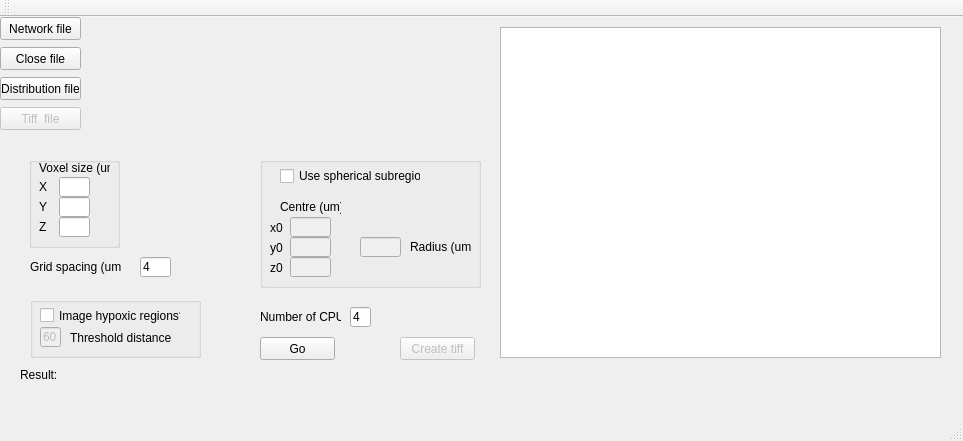
<?xml version="1.0" encoding="UTF-8"?>
<ui version="4.0">
 <class>MainWindow</class>
 <widget class="QMainWindow" name="MainWindow">
  <property name="geometry">
   <rect>
    <x>0</x>
    <y>0</y>
    <width>963</width>
    <height>441</height>
   </rect>
  </property>
  <property name="windowTitle">
   <string>Create vessel distance distribution</string>
  </property>
  <widget class="QWidget" name="centralWidget">
   <widget class="QPushButton" name="pushButtonInFile">
    <property name="geometry">
     <rect>
      <x>0</x>
      <y>0</y>
      <width>81</width>
      <height>23</height>
     </rect>
    </property>
    <property name="text">
     <string>Network file</string>
    </property>
   </widget>
   <widget class="QLabel" name="labelInFile">
    <property name="geometry">
     <rect>
      <x>90</x>
      <y>0</y>
      <width>391</width>
      <height>21</height>
     </rect>
    </property>
    <property name="text">
     <string/>
    </property>
   </widget>
   <widget class="QPushButton" name="pushButtonZoom">
    <property name="geometry">
     <rect>
      <x>260</x>
      <y>320</y>
      <width>75</width>
      <height>23</height>
     </rect>
    </property>
    <property name="text">
     <string>Go</string>
    </property>
   </widget>
   <widget class="QLabel" name="label">
    <property name="geometry">
     <rect>
      <x>20</x>
      <y>350</y>
      <width>41</width>
      <height>16</height>
     </rect>
    </property>
    <property name="text">
     <string>Result:</string>
    </property>
   </widget>
   <widget class="QLabel" name="labelResult">
    <property name="geometry">
     <rect>
      <x>60</x>
      <y>350</y>
      <width>711</width>
      <height>16</height>
     </rect>
    </property>
    <property name="text">
     <string/>
    </property>
   </widget>
   <widget class="QTextEdit" name="textEdit">
    <property name="geometry">
     <rect>
      <x>500</x>
      <y>10</y>
      <width>441</width>
      <height>331</height>
     </rect>
    </property>
   </widget>
   <widget class="QPushButton" name="pushButtonOutFile">
    <property name="geometry">
     <rect>
      <x>0</x>
      <y>60</y>
      <width>81</width>
      <height>23</height>
     </rect>
    </property>
    <property name="text">
     <string>Distribution file</string>
    </property>
   </widget>
   <widget class="QLabel" name="labelOutFile">
    <property name="geometry">
     <rect>
      <x>90</x>
      <y>60</y>
      <width>391</width>
      <height>21</height>
     </rect>
    </property>
    <property name="text">
     <string/>
    </property>
   </widget>
   <widget class="QLineEdit" name="lineEdit_ncpu">
    <property name="geometry">
     <rect>
      <x>350</x>
      <y>290</y>
      <width>21</width>
      <height>20</height>
     </rect>
    </property>
    <property name="text">
     <string>4</string>
    </property>
   </widget>
   <widget class="QLabel" name="label_ncpu">
    <property name="geometry">
     <rect>
      <x>260</x>
      <y>290</y>
      <width>81</width>
      <height>20</height>
     </rect>
    </property>
    <property name="text">
     <string>Number of CPUs</string>
    </property>
   </widget>
   <widget class="QGroupBox" name="groupBox_sphere">
    <property name="geometry">
     <rect>
      <x>260</x>
      <y>140</y>
      <width>221</width>
      <height>131</height>
     </rect>
    </property>
    <property name="title">
     <string/>
    </property>
    <widget class="QLabel" name="labelRadius">
     <property name="geometry">
      <rect>
       <x>150</x>
       <y>80</y>
       <width>61</width>
       <height>20</height>
      </rect>
     </property>
     <property name="text">
      <string>Radius (um)</string>
     </property>
    </widget>
    <widget class="QLabel" name="labelCentre">
     <property name="geometry">
      <rect>
       <x>20</x>
       <y>40</y>
       <width>61</width>
       <height>20</height>
      </rect>
     </property>
     <property name="text">
      <string>Centre (um)</string>
     </property>
    </widget>
    <widget class="QLineEdit" name="lineEditX0">
     <property name="enabled">
      <bool>false</bool>
     </property>
     <property name="geometry">
      <rect>
       <x>30</x>
       <y>60</y>
       <width>41</width>
       <height>20</height>
      </rect>
     </property>
    </widget>
    <widget class="QLineEdit" name="lineEditZ0">
     <property name="enabled">
      <bool>false</bool>
     </property>
     <property name="geometry">
      <rect>
       <x>30</x>
       <y>100</y>
       <width>41</width>
       <height>20</height>
      </rect>
     </property>
    </widget>
    <widget class="QCheckBox" name="checkBoxSphere">
     <property name="geometry">
      <rect>
       <x>20</x>
       <y>10</y>
       <width>141</width>
       <height>18</height>
      </rect>
     </property>
     <property name="text">
      <string>Use spherical subregion?</string>
     </property>
    </widget>
    <widget class="QLineEdit" name="lineEditY0">
     <property name="enabled">
      <bool>false</bool>
     </property>
     <property name="geometry">
      <rect>
       <x>30</x>
       <y>80</y>
       <width>41</width>
       <height>20</height>
      </rect>
     </property>
    </widget>
    <widget class="QLineEdit" name="lineEditRadius">
     <property name="enabled">
      <bool>false</bool>
     </property>
     <property name="geometry">
      <rect>
       <x>100</x>
       <y>80</y>
       <width>41</width>
       <height>20</height>
      </rect>
     </property>
    </widget>
    <widget class="QLabel" name="labelZ0">
     <property name="geometry">
      <rect>
       <x>10</x>
       <y>100</y>
       <width>21</width>
       <height>21</height>
      </rect>
     </property>
     <property name="text">
      <string>z0</string>
     </property>
    </widget>
    <widget class="QLabel" name="labelX0">
     <property name="geometry">
      <rect>
       <x>10</x>
       <y>60</y>
       <width>21</width>
       <height>21</height>
      </rect>
     </property>
     <property name="text">
      <string>x0</string>
     </property>
    </widget>
    <widget class="QLabel" name="labelY0">
     <property name="geometry">
      <rect>
       <x>10</x>
       <y>80</y>
       <width>21</width>
       <height>21</height>
      </rect>
     </property>
     <property name="text">
      <string>y0</string>
     </property>
    </widget>
   </widget>
   <widget class="QGroupBox" name="groupBoxImage">
    <property name="geometry">
     <rect>
      <x>30</x>
      <y>280</y>
      <width>171</width>
      <height>61</height>
     </rect>
    </property>
    <property name="title">
     <string/>
    </property>
    <widget class="QLabel" name="label_threshold">
     <property name="geometry">
      <rect>
       <x>40</x>
       <y>30</y>
       <width>101</width>
       <height>21</height>
      </rect>
     </property>
     <property name="text">
      <string>Threshold distance</string>
     </property>
    </widget>
    <widget class="QLineEdit" name="lineEditThreshold">
     <property name="enabled">
      <bool>false</bool>
     </property>
     <property name="geometry">
      <rect>
       <x>10</x>
       <y>30</y>
       <width>21</width>
       <height>20</height>
      </rect>
     </property>
     <property name="text">
      <string>60</string>
     </property>
    </widget>
    <widget class="QCheckBox" name="checkBoxImage">
     <property name="geometry">
      <rect>
       <x>10</x>
       <y>10</y>
       <width>141</width>
       <height>17</height>
      </rect>
     </property>
     <property name="text">
      <string>Image hypoxic regions?</string>
     </property>
    </widget>
   </widget>
   <widget class="QPushButton" name="pushButtonTiffFile">
    <property name="enabled">
     <bool>false</bool>
    </property>
    <property name="geometry">
     <rect>
      <x>0</x>
      <y>90</y>
      <width>81</width>
      <height>23</height>
     </rect>
    </property>
    <property name="text">
     <string>Tiff  file</string>
    </property>
   </widget>
   <widget class="QLabel" name="labelTiffFile">
    <property name="geometry">
     <rect>
      <x>90</x>
      <y>90</y>
      <width>391</width>
      <height>21</height>
     </rect>
    </property>
    <property name="text">
     <string/>
    </property>
   </widget>
   <widget class="QLabel" name="labelResultImage">
    <property name="geometry">
     <rect>
      <x>60</x>
      <y>370</y>
      <width>711</width>
      <height>16</height>
     </rect>
    </property>
    <property name="text">
     <string/>
    </property>
   </widget>
   <widget class="QPushButton" name="pushButtonCloseFile">
    <property name="geometry">
     <rect>
      <x>0</x>
      <y>30</y>
      <width>81</width>
      <height>23</height>
     </rect>
    </property>
    <property name="text">
     <string>Close file</string>
    </property>
   </widget>
   <widget class="QLabel" name="labelCloseFile">
    <property name="geometry">
     <rect>
      <x>90</x>
      <y>30</y>
      <width>391</width>
      <height>21</height>
     </rect>
    </property>
    <property name="text">
     <string/>
    </property>
   </widget>
   <widget class="QLineEdit" name="lineEditGrid_dx">
    <property name="geometry">
     <rect>
      <x>140</x>
      <y>240</y>
      <width>31</width>
      <height>20</height>
     </rect>
    </property>
    <property name="text">
     <string>4</string>
    </property>
   </widget>
   <widget class="QLabel" name="labelGrid_dx">
    <property name="geometry">
     <rect>
      <x>30</x>
      <y>240</y>
      <width>91</width>
      <height>20</height>
     </rect>
    </property>
    <property name="text">
     <string>Grid spacing (um)</string>
    </property>
   </widget>
   <widget class="QGroupBox" name="groupBoxVoxel">
    <property name="geometry">
     <rect>
      <x>29</x>
      <y>140</y>
      <width>91</width>
      <height>91</height>
     </rect>
    </property>
    <property name="title">
     <string/>
    </property>
    <widget class="QLabel" name="label_voxel">
     <property name="geometry">
      <rect>
       <x>10</x>
       <y>0</y>
       <width>71</width>
       <height>21</height>
      </rect>
     </property>
     <property name="text">
      <string>Voxel size (um)</string>
     </property>
    </widget>
    <widget class="QLabel" name="label_X">
     <property name="geometry">
      <rect>
       <x>10</x>
       <y>20</y>
       <width>16</width>
       <height>20</height>
      </rect>
     </property>
     <property name="text">
      <string>X</string>
     </property>
    </widget>
    <widget class="QLineEdit" name="lineEditVx">
     <property name="geometry">
      <rect>
       <x>30</x>
       <y>20</y>
       <width>31</width>
       <height>20</height>
      </rect>
     </property>
    </widget>
    <widget class="QLineEdit" name="lineEditVy">
     <property name="geometry">
      <rect>
       <x>30</x>
       <y>40</y>
       <width>31</width>
       <height>20</height>
      </rect>
     </property>
    </widget>
    <widget class="QLabel" name="label_Y">
     <property name="geometry">
      <rect>
       <x>10</x>
       <y>40</y>
       <width>16</width>
       <height>20</height>
      </rect>
     </property>
     <property name="text">
      <string>Y</string>
     </property>
    </widget>
    <widget class="QLabel" name="label_Z">
     <property name="geometry">
      <rect>
       <x>10</x>
       <y>60</y>
       <width>16</width>
       <height>20</height>
      </rect>
     </property>
     <property name="text">
      <string>Z</string>
     </property>
    </widget>
    <widget class="QLineEdit" name="lineEditVz">
     <property name="geometry">
      <rect>
       <x>30</x>
       <y>60</y>
       <width>31</width>
       <height>20</height>
      </rect>
     </property>
    </widget>
   </widget>
   <widget class="QPushButton" name="pushButtonMakeTiff">
    <property name="enabled">
     <bool>false</bool>
    </property>
    <property name="geometry">
     <rect>
      <x>400</x>
      <y>320</y>
      <width>75</width>
      <height>23</height>
     </rect>
    </property>
    <property name="text">
     <string>Create tiff</string>
    </property>
   </widget>
  </widget>
  <widget class="QMenuBar" name="menuBar">
   <property name="geometry">
    <rect>
     <x>0</x>
     <y>0</y>
     <width>963</width>
     <height>21</height>
    </rect>
   </property>
  </widget>
  <widget class="QToolBar" name="mainToolBar">
   <attribute name="toolBarArea">
    <enum>TopToolBarArea</enum>
   </attribute>
   <attribute name="toolBarBreak">
    <bool>false</bool>
   </attribute>
  </widget>
  <widget class="QStatusBar" name="statusBar"/>
 </widget>
 <layoutdefault spacing="6" margin="11"/>
 <resources/>
 <connections>
  <connection>
   <sender>pushButtonInFile</sender>
   <signal>clicked()</signal>
   <receiver>MainWindow</receiver>
   <slot>inFileSelecter()</slot>
   <hints>
    <hint type="sourcelabel">
     <x>45</x>
     <y>54</y>
    </hint>
    <hint type="destinationlabel">
     <x>232</x>
     <y>44</y>
    </hint>
   </hints>
  </connection>
  <connection>
   <sender>pushButtonZoom</sender>
   <signal>clicked()</signal>
   <receiver>MainWindow</receiver>
   <slot>distancer()</slot>
   <hints>
    <hint type="sourcelabel">
     <x>322</x>
     <y>375</y>
    </hint>
    <hint type="destinationlabel">
     <x>363</x>
     <y>332</y>
    </hint>
   </hints>
  </connection>
  <connection>
   <sender>checkBoxSphere</sender>
   <signal>toggled(bool)</signal>
   <receiver>MainWindow</receiver>
   <slot>sphereOption()</slot>
   <hints>
    <hint type="sourcelabel">
     <x>353</x>
     <y>200</y>
    </hint>
    <hint type="destinationlabel">
     <x>436</x>
     <y>125</y>
    </hint>
   </hints>
  </connection>
  <connection>
   <sender>pushButtonOutFile</sender>
   <signal>clicked()</signal>
   <receiver>MainWindow</receiver>
   <slot>outFileSelecter()</slot>
   <hints>
    <hint type="sourcelabel">
     <x>76</x>
     <y>115</y>
    </hint>
    <hint type="destinationlabel">
     <x>172</x>
     <y>84</y>
    </hint>
   </hints>
  </connection>
  <connection>
   <sender>pushButtonTiffFile</sender>
   <signal>clicked()</signal>
   <receiver>MainWindow</receiver>
   <slot>tiffFileSelecter()</slot>
   <hints>
    <hint type="sourcelabel">
     <x>49</x>
     <y>145</y>
    </hint>
    <hint type="destinationlabel">
     <x>235</x>
     <y>120</y>
    </hint>
   </hints>
  </connection>
  <connection>
   <sender>checkBoxImage</sender>
   <signal>toggled(bool)</signal>
   <receiver>MainWindow</receiver>
   <slot>imageOption()</slot>
   <hints>
    <hint type="sourcelabel">
     <x>40</x>
     <y>332</y>
    </hint>
    <hint type="destinationlabel">
     <x>51</x>
     <y>287</y>
    </hint>
   </hints>
  </connection>
  <connection>
   <sender>pushButtonCloseFile</sender>
   <signal>clicked()</signal>
   <receiver>MainWindow</receiver>
   <slot>closeFileSelecter()</slot>
   <hints>
    <hint type="sourcelabel">
     <x>55</x>
     <y>70</y>
    </hint>
    <hint type="destinationlabel">
     <x>335</x>
     <y>91</y>
    </hint>
   </hints>
  </connection>
  <connection>
   <sender>pushButtonMakeTiff</sender>
   <signal>clicked()</signal>
   <receiver>MainWindow</receiver>
   <slot>tiffer()</slot>
   <hints>
    <hint type="sourcelabel">
     <x>439</x>
     <y>369</y>
    </hint>
    <hint type="destinationlabel">
     <x>487</x>
     <y>338</y>
    </hint>
   </hints>
  </connection>
  <connection>
   <sender>lineEditGrid_dx</sender>
   <signal>textChanged(QString)</signal>
   <receiver>MainWindow</receiver>
   <slot>imageChange()</slot>
   <hints>
    <hint type="sourcelabel">
     <x>158</x>
     <y>281</y>
    </hint>
    <hint type="destinationlabel">
     <x>191</x>
     <y>225</y>
    </hint>
   </hints>
  </connection>
  <connection>
   <sender>lineEditThreshold</sender>
   <signal>textChanged(QString)</signal>
   <receiver>MainWindow</receiver>
   <slot>imageChange()</slot>
   <hints>
    <hint type="sourcelabel">
     <x>57</x>
     <y>352</y>
    </hint>
    <hint type="destinationlabel">
     <x>88</x>
     <y>376</y>
    </hint>
   </hints>
  </connection>
  <connection>
   <sender>lineEditRadius</sender>
   <signal>textChanged(QString)</signal>
   <receiver>MainWindow</receiver>
   <slot>imageChange()</slot>
   <hints>
    <hint type="sourcelabel">
     <x>374</x>
     <y>263</y>
    </hint>
    <hint type="destinationlabel">
     <x>451</x>
     <y>305</y>
    </hint>
   </hints>
  </connection>
  <connection>
   <sender>lineEditX0</sender>
   <signal>textChanged(QString)</signal>
   <receiver>MainWindow</receiver>
   <slot>imageChange()</slot>
   <hints>
    <hint type="sourcelabel">
     <x>310</x>
     <y>238</y>
    </hint>
    <hint type="destinationlabel">
     <x>230</x>
     <y>239</y>
    </hint>
   </hints>
  </connection>
  <connection>
   <sender>lineEditY0</sender>
   <signal>textChanged(QString)</signal>
   <receiver>MainWindow</receiver>
   <slot>imageChange()</slot>
   <hints>
    <hint type="sourcelabel">
     <x>305</x>
     <y>262</y>
    </hint>
    <hint type="destinationlabel">
     <x>214</x>
     <y>263</y>
    </hint>
   </hints>
  </connection>
  <connection>
   <sender>lineEditZ0</sender>
   <signal>textChanged(QString)</signal>
   <receiver>MainWindow</receiver>
   <slot>imageOption()</slot>
   <hints>
    <hint type="sourcelabel">
     <x>302</x>
     <y>281</y>
    </hint>
    <hint type="destinationlabel">
     <x>239</x>
     <y>280</y>
    </hint>
   </hints>
  </connection>
  <connection>
   <sender>checkBoxSphere</sender>
   <signal>clicked()</signal>
   <receiver>MainWindow</receiver>
   <slot>imageChange()</slot>
   <hints>
    <hint type="sourcelabel">
     <x>293</x>
     <y>190</y>
    </hint>
    <hint type="destinationlabel">
     <x>166</x>
     <y>172</y>
    </hint>
   </hints>
  </connection>
 </connections>
 <slots>
  <slot>buttonClickHandler()</slot>
  <slot>inFileSelecter()</slot>
  <slot>outFileSelecter()</slot>
  <slot>radioButtonHandler()</slot>
  <slot>distancer()</slot>
  <slot>sphereOption()</slot>
  <slot>randomOption()</slot>
  <slot>tiffFileSelecter()</slot>
  <slot>imageOption()</slot>
  <slot>closeFileSelecter()</slot>
  <slot>closeOption()</slot>
  <slot>tiffer()</slot>
  <slot>imageChange()</slot>
 </slots>
</ui>
